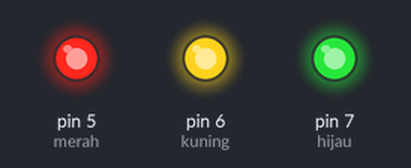
A sketch run on a simulated Arduino Uno, built with avr-gcc and run on an emulated ATmega328P. On the bench: output pins drawn as LEDs (lit = HIGH).

Above: at 0.2 s.
At 1.7 s:
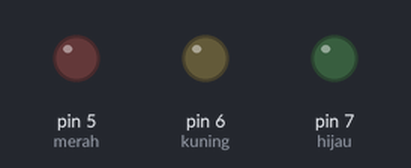
Timing chart, 0 to 3.0 s (numbered marks = the images above):
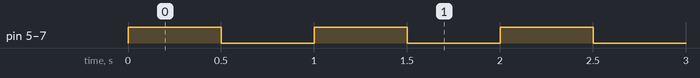

Measured:
- by itself, pin 5 (merah), pin 6 (kuning), pin 7 (hijau): alternates HIGH for 0.50 s and LOW for 0.50 s

The sketch:

KEDAP_KEDIP_ARDUINO.ino
```cpp
int merah = 5;
int kuning = 6;
int hijau = 7;

void setup()
{
  pinMode(merah, OUTPUT);
  pinMode(kuning, OUTPUT);
  pinMode(hijau, OUTPUT);
}

void loop()
{
  // Semua lampu menyala
  digitalWrite(merah, HIGH);
  digitalWrite(kuning, HIGH);
  digitalWrite(hijau, HIGH);

  delay(500);

  // Semua lampu mati
  digitalWrite(merah, LOW);
  digitalWrite(kuning, LOW);
  digitalWrite(hijau, LOW);

  delay(500);
}
```
